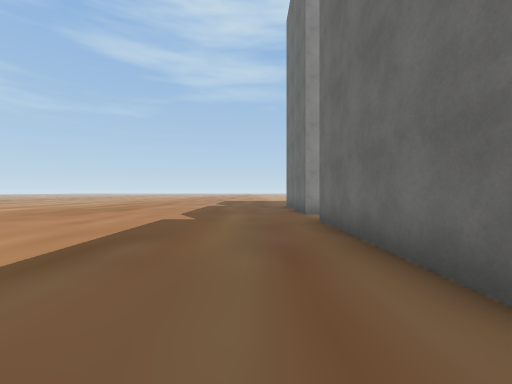
view 1 (above)

12 first-person views from a walk through a 3-D level made in the Unity game engine. The camera is 1.4 m above the floor, looks level and sees 90° across. The floor is counted in squares, 2 m on a side. Each view is taken from the middle of a square. On the plan, view 1 faces up. The plan holds only what a view shows up to about 9 squares ahead; the rest is blank. The place goes on beyond the plan. Some surface patterns are stand-ins.

view 2
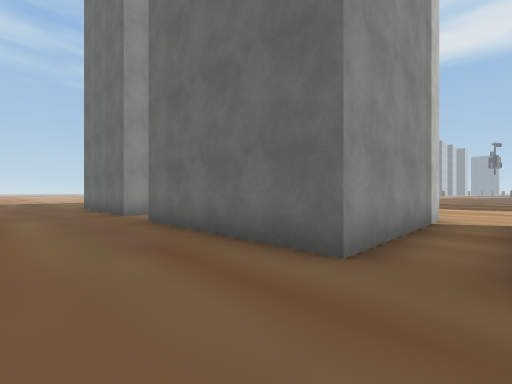

view 3
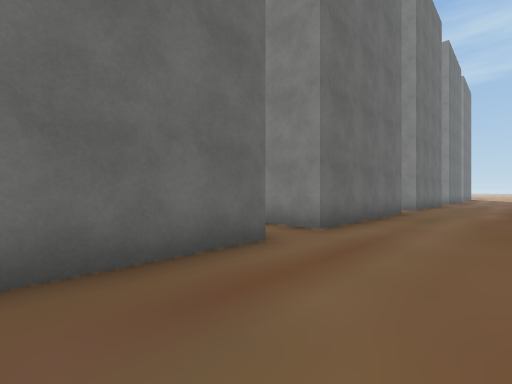

view 4
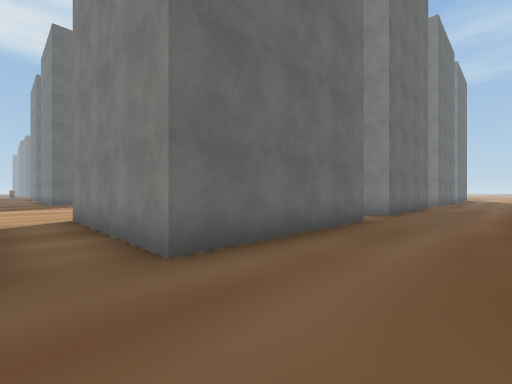

view 5
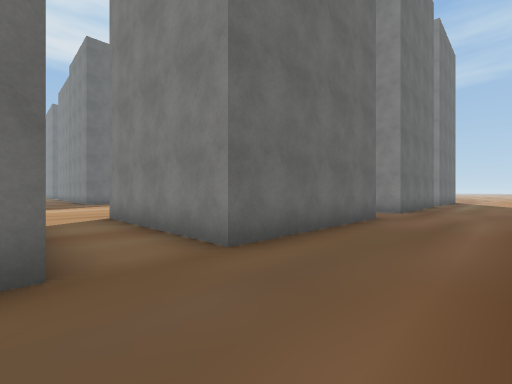

view 6
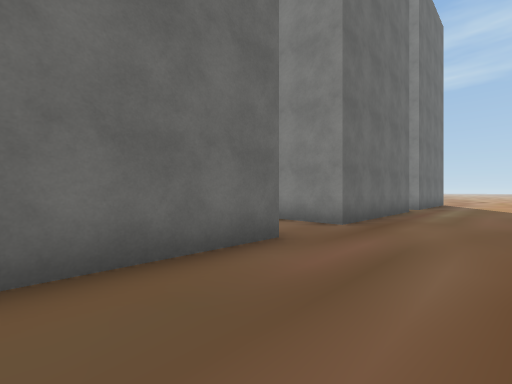

view 7
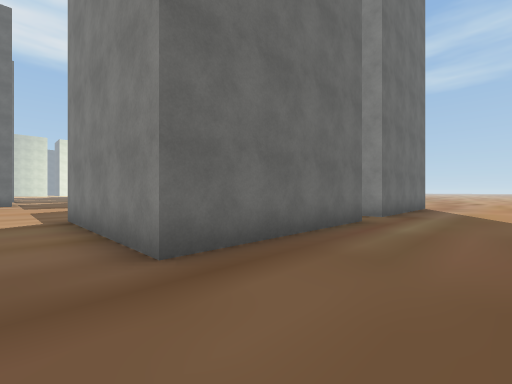

view 8
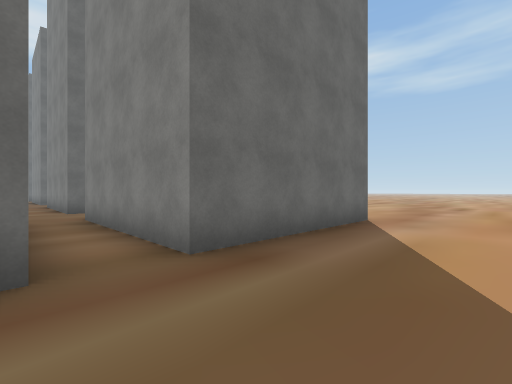

view 9
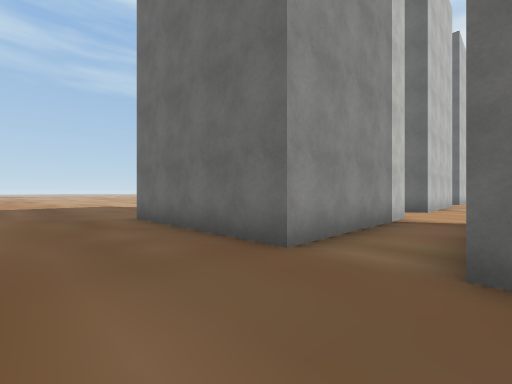

view 10
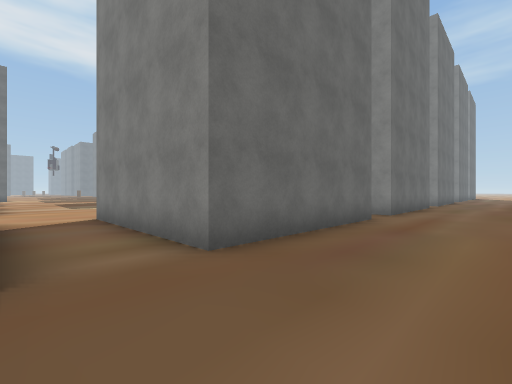

view 11
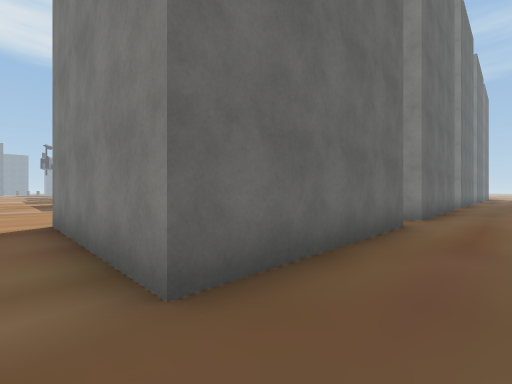

view 12
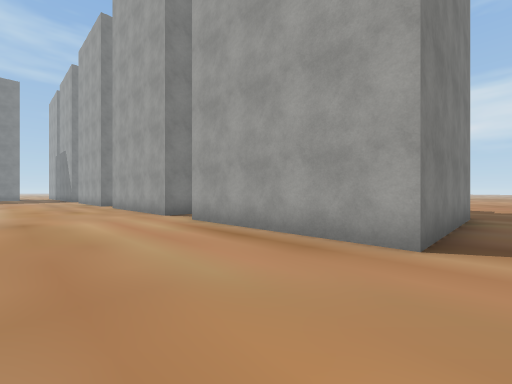

### Floor plan
Points are (right, up) in squares from view 1. A wall is a line through its corners. A room is listed if a view was taken in it or the views show most of it. See-through windows are left out.
Room 1 (views 1, 2, 3, 4, 5, 6, 7, 8, 9, 10, 11)
walls: (1.5, -5.2) (1.5, -0.3) (6.5, -0.3); (1.5, -12.1) (1.5, -7.1) (6.5, -7.1); (6.5, 1.2) (1.5, 1.2) (1.5, 6.2) (6.5, 6.2); (1.5, -19.2) (1.5, -14.2) (6.5, -14.2); (6.6, 8) (1.5, 8) (1.5, 9.5); (1.5, -23.5) (1.5, -20.5) (6.6, -20.5)
ways out: opening at (7, -20) to room 2; opening at (7, -13.5) to room 2; opening at (7, -6) to room 2; opening at (7, 0.5) to room 2; opening at (7, 7) to room 2
Room 2 (view 12)
walls: (6.5, -0.3) (6.5, -2.2); (8.9, -21) (8.9, -20.5) (10.1, -20.5); (9.8, 8) (9.2, 8) (9.2, 8.6); (6.5, 6.2) (6.5, 1.2)
ways out: opening at (7, -20) to room 1; opening at (7, -13.5) to room 1; opening at (7, -6) to room 1; opening at (7, 0.5) to room 1; opening at (7, 7) to room 1

Positions as (right, up) in squares from view 1, and headings:
1: (0, 0), facing up
2: (-1, 0), facing up-right
3: (-1, 4), facing down-right
4: (-1, 1), facing down-right
5: (-1, -5), facing down-right
6: (-1, -9), facing down-right
7: (-1, -13), facing down-right
8: (-1, -19), facing down-right
9: (-1, 6), facing up-right
10: (-1, 8), facing down-right
11: (0, 7), facing down-right
12: (10, 7), facing down-left
